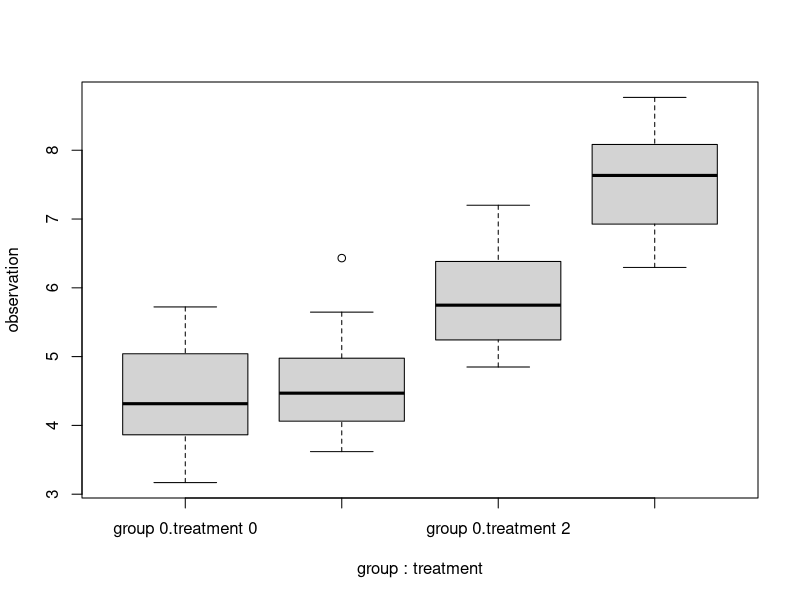

R code for this plot: (Note: this script raises an error after producing the figure.)
library(BayesFactor)

## Simulated data for 2x2 design, 20 observations per group
d <- read.csv(file="data/anova_data.csv")

boxplot(observation ~ group+treatment, data=d)

## frequentist analysis
## suggests strong effect of treatment and group and presence of interaction
summary(aov(observation ~ group*treatment, data=d))

## Bayesian anova
bf <- anovaBF(observation ~ group*treatment, data=d)

## Bayes facters of all sub models compared to intercept only model
bf

## Compute Bayes factors against model with both main effects
plot(bf[c(1,2,4)]/bf[3])

## Bayes factor comparing model with and without interaction
## Some evidence to suggest presence of interaction
bf[4]/bf[3]

## sample from posterior to obtain estimates
chains <- posterior(max(bf), iterations = 10000, thin=10)
summary(chains)
